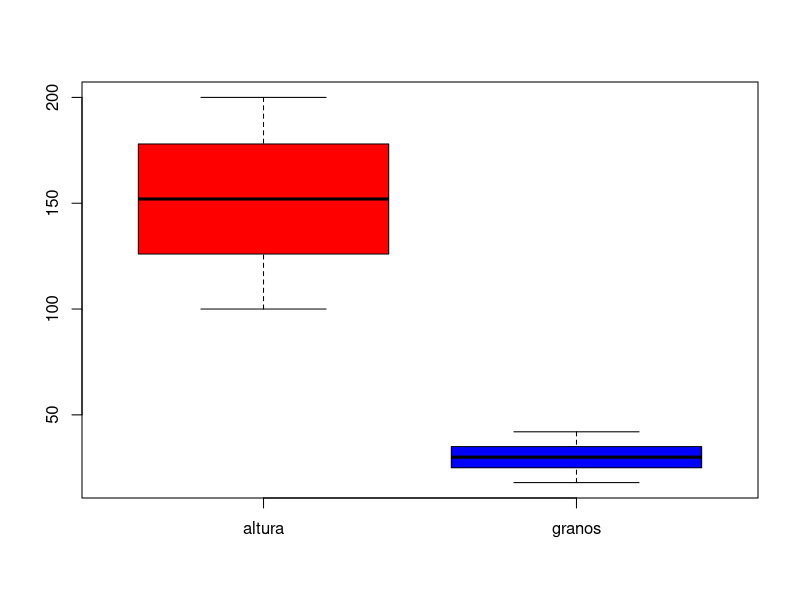
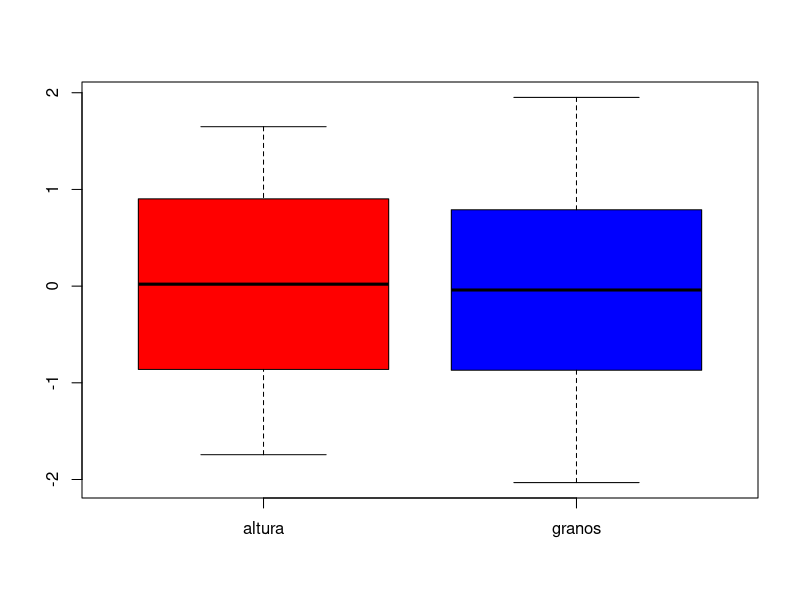
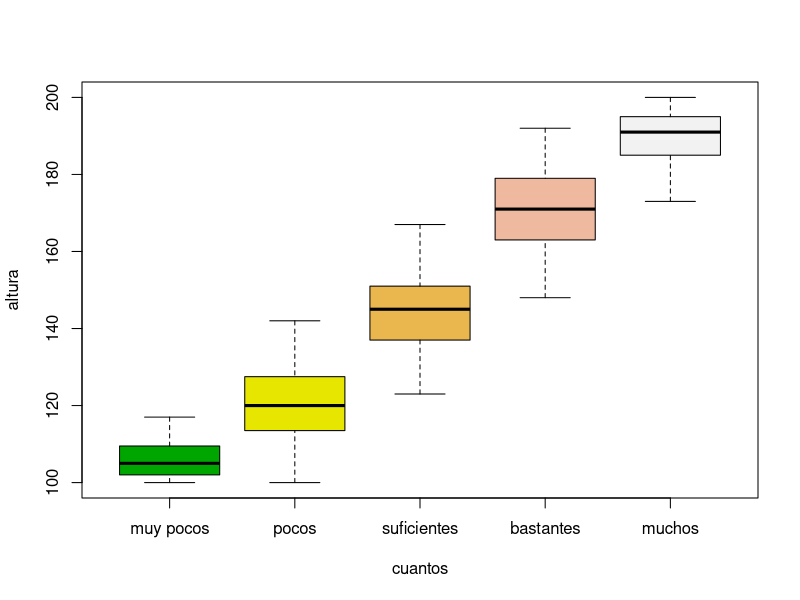

Recreate these plots in R, in order.
# funciones
varN = function(x) { var(x)*(length(x)-1)/length(x)}
sdN = function(x) {sqrt(varN(x))}

# Obtenemos los datos
trigo = read.csv2("trigo_dos_variables.csv",header=TRUE,sep=",")

# (2) Medias, medianas
medias = sapply(trigo,mean)
medianas = sapply(trigo,median)

# (3) Varianzas y desviaciones típicas, muestrales y normales
varianzasM = sapply(trigo,var)
dTM = sapply(trigo,sd)
varianzasN = sapply(trigo,varN)
dTN = sapply(trigo,sdN) # cuando el número de casos es muy grande,
# las varianzas o desv típicas son parecidas

# (4) Matriz tipificada
# es restar la media y dividir entre la desviación típica normalizada
trigoTIP = scale(trigo,center=TRUE,scale=dTN)
trigoTIP = data.frame(trigoTIP)

# (5) Covarianza muestral y normal
n = dim(trigo)[1]
cov(trigo) # Muestral
cov(trigo)*(n-1)/n #Normalizada

# (6) Correlaciones
cor(trigo) # se puede decir que existe cierta relación entre la altura de las 
           # plantas y el número de granos.

# (7) Gráfica boxplot
boxplot(trigo,data=trigo,col=c("red","blue"))
boxplot(trigoTIP,data=trigoTIP,col=c("red","blue"))

# (8) Creo un factor con el número de granos, por ejemplo
vectorBreak =seq(min(trigo$granos)-1,max(trigo$granos)+1,5)
ngranos = cut (trigo$granos, breaks=vectorBreak, right=FALSE,
               labels=c("muy pocos","pocos","suficientes","bastantes","muchos"))
trigo$cuantos = ngranos # introduzco en el dataframe
# y represento por esos niveles
boxplot (altura~cuantos, data=trigo, col=terrain.colors(length(levels(ngranos))))
